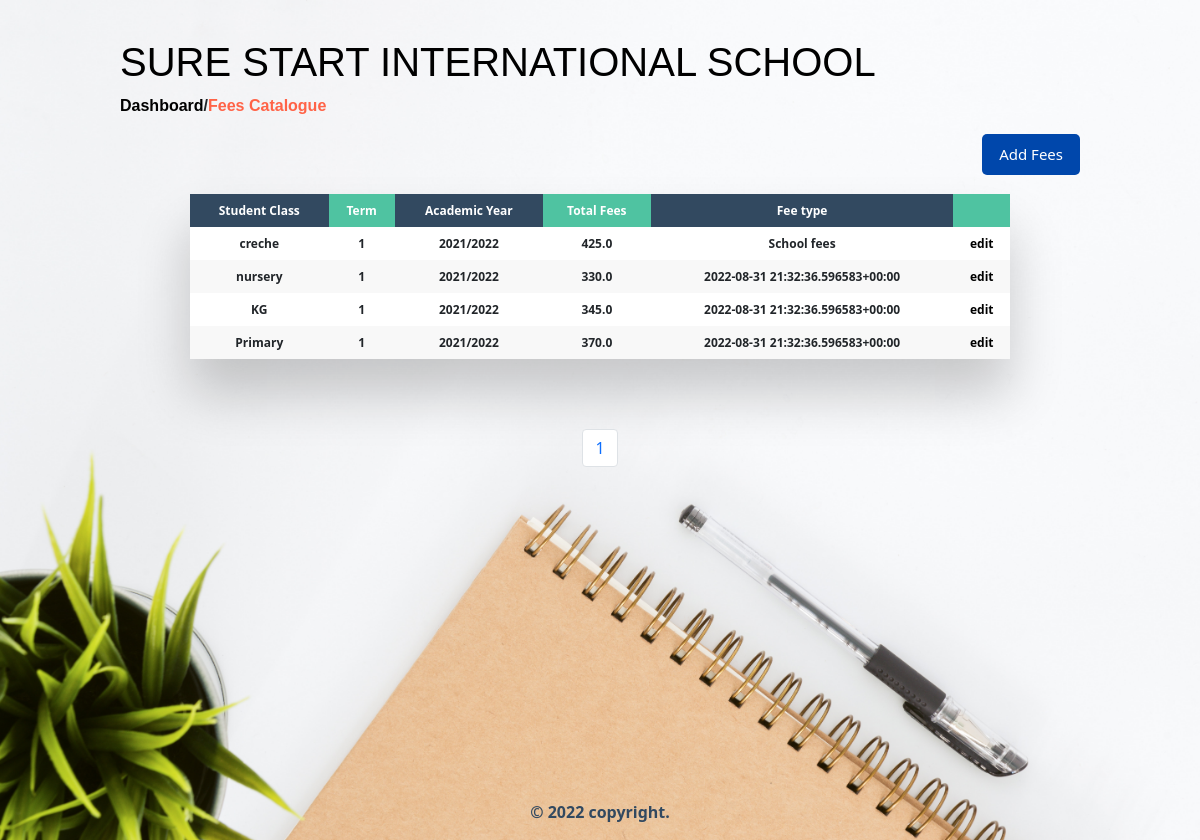
The page /fees/ on the database as committed earlier.
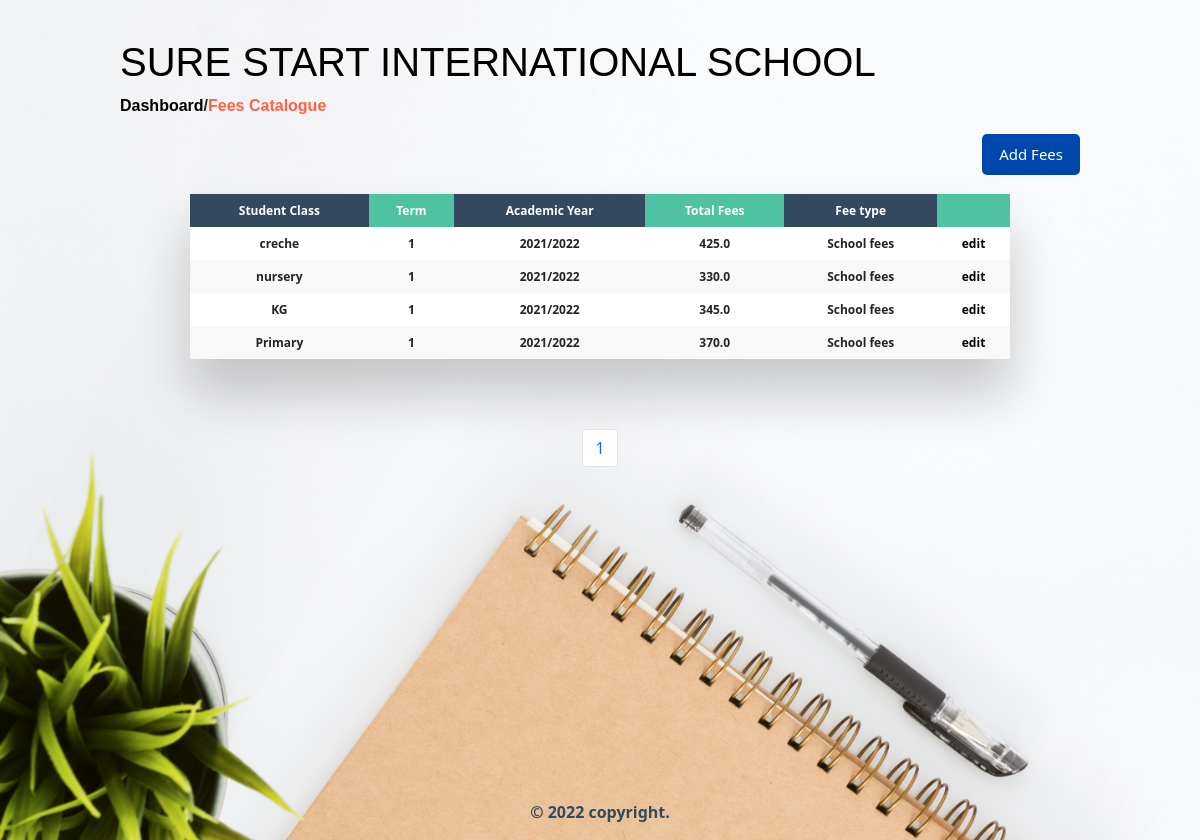
The same page on the database as committed later.
### fees/models.py (models this page shows, shortened)
class FeesCatalogue(models.Model):
    student_class = models.CharField(max_length=20)
    term = models.CharField(max_length=5)
    academic_year = models.CharField(max_length=20)
    total_fees  = models.FloatField(max_length=255)
    fee_type = models.CharField(max_length=20)
    class Meta:
        ordering = ['-academic_year']

### fees/views.py (the view)
# urls.py: path('fees/',fees_catalogue_list_and_create,name='fees_catalogue'),
def fees_catalogue_list_and_create(request):
    form = FeesCatalogueForm(request.POST or None)
    if request.method == 'POST' and form.is_valid():
        form.save()
    p = Paginator(FeesCatalogue.objects.all(),10)
    page = request.GET.get('page')
    fees_catalogue_list = p.get_page(page)
    nums = "a" * fees_catalogue_list.paginator.num_pages
    return render(request, 'fees_catalogue_list.html', {
    'fees_catalogue_list':fees_catalogue_list,
    'nums':nums,
    'form': form
    })

### templates/fees_catalogue_list.html (shortened to what this page needs)
{% extends 'base.html' %}
{% block content %}
<div class="dashboard-container">
    <div class="top-nav">
        <h1><a href="{% url 'dashboard' %}">SURE START INTERNATIONAL SCHOOL</a></h1>
        <p><a href="{% url 'dashboard' %}">Dashboard</a>/<a href="{% url 'fees_catalogue' %}" class="active-link">Fees Catalogue</a></p>
    </div>
    <div class="add-div">
        <a href="#" id="modal-btn"><button class="btn-primary btn-primary-wd">Add Fees</button></a>
    </div>
    <div class="table-wrapper" id="student_table_div">
        <table class="fl-table" id="table2excel">
            <thead>
                <tr>
                    <th>Student Class</th>
                    <th>Term</th>
                    <th>Academic Year</th>
                    <th>Total Fees</th>
                    <th>Fee type</th>
                    <th class="excludeThisClass"></th>
                </tr>
            </thead>
            <tbody>
                {% for fee in fees_catalogue_list %}
                    <tr>
                        <th>{{ fee.student_class }}</th>
                        <th>{{ fee.term }}</th>
                        <th>{{ fee.academic_year }}</th>
                        <th>{{ fee.total_fees }}</th>
                        <th>{{ fee.fee_type }}</th>
                        <th class="excludeThisClass"><a href="{% url 'fees_catalogue_edit' fee.pk %}">edit</a></th>
                    </tr>
                {% endfor %}
            </tbody>
        </table>
    </div>
    <nav aria-label="Page navigation example">
        <ul class="pagination justify-content-center">
            {% for i in nums %}
	            <li class="page-item"><a class="page-link" href="?page={{ forloop.counter }}">{{ forloop.counter }}</a></li>
            {% endfor %}
        </ul>
    </nav>
</div>
{% endblock content %}

Rows that differ between the two databases and show on the page:
changed FeesCatalogue "nursery": fee_type "2022-08-31 21:32:36.596583+00:00" → "School fees"
changed FeesCatalogue "KG": fee_type "2022-08-31 21:32:36.596583+00:00" → "School fees"
changed FeesCatalogue "Primary": fee_type "2022-08-31 21:32:36.596583+00:00" → "School fees"
